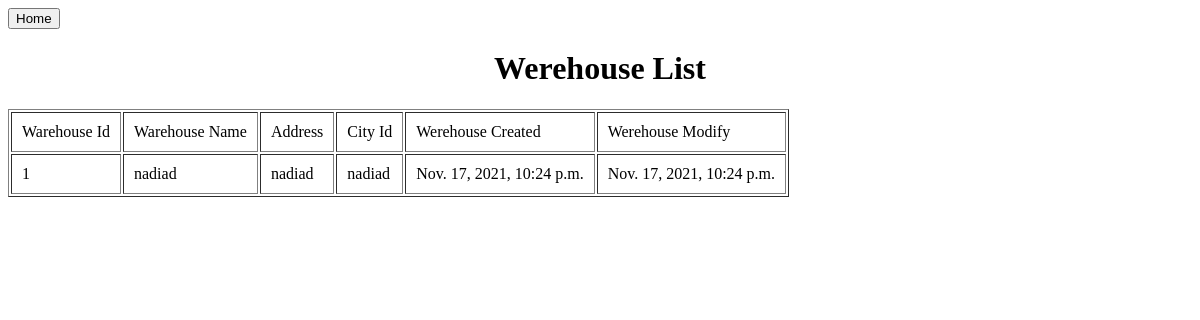
The app's page /vwherehouse, older data.
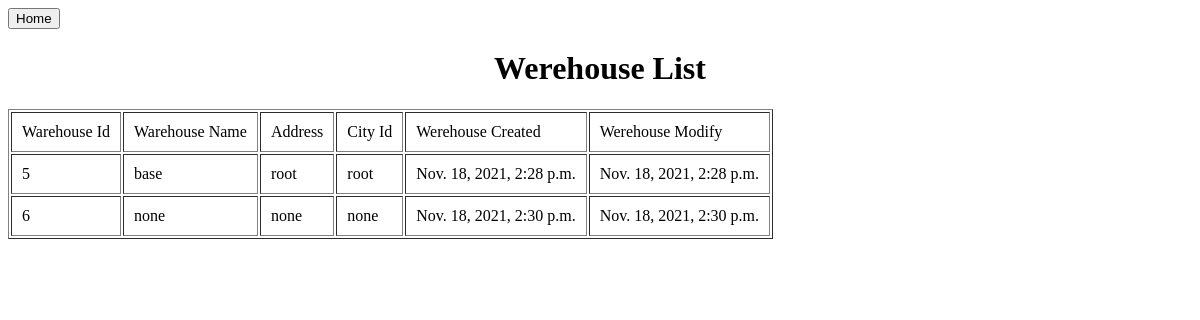
The same page, newer data.
### moduls/models.py (models this page shows)
class Warehouse(models.Model):
    warehouseid = models.AutoField(primary_key=True)
    warehousename = models.CharField(max_length=30)
    address = models.CharField(max_length=100)
    werehousecity = models.CharField(max_length=100)
    created = models.DateTimeField(auto_now_add=True)
    modify = models.DateTimeField(auto_now=True)

### moduls/views.py (the view)
# urls.py: path('vwherehouse',views.vwherehouse,name="vwherehouse"),
def vwherehouse(request):
    if request.method == 'POST':
        return render(request,'vwherehouse.html')
    else:
        werehousedata = Warehouse.objects.all()
        return render(request,'vwherehouse.html',{'wh':werehousedata})

### moduls/templates/vwherehouse.html (shortened to what this page needs)
<!DOCTYPE html>
<html lang="en">
<head>
</head>
<body>
<div class="logout">
    <form action="{% url 'home'%}" method="post">
    <input type="submit" value="Home">
    </form>
</div>
<center><h1>Werehouse List</h1></center>
<table border="1" cellpadding="10">
    <tr>
        <td>Warehouse Id</td>
        <td>Warehouse Name</td>
        <td>Address</td>
        <td>City Id</td>
        <td>Werehouse Created</td>
        <td>Werehouse Modify</td>
    </tr>
    {% for i in wh %}
    <tr>
        <td>{{i.warehouseid}}</td>
        <td>{{i.warehousename}}</td>
        <td>{{i.address}}</td>
        <td>{{i.werehousecity}}</td>
        <td>{{i.created}}</td>
        <td>{{i.modify}}</td>
    </tr>
    {% endfor %}
</table>
</body>
</html>

Row changes from the older to the newer data that the page shows:
removed Warehouse: warehouseid "1", warehousename "nadiad", address "nadiad", werehousecity "nadiad", created "Nov. 17, 2021, 10:24 p.m.", modify "Nov. 17, 2021, 10:24 p.m."
added Warehouse: warehouseid "5", warehousename "base", address "root", werehousecity "root", created "Nov. 18, 2021, 2:28 p.m.", modify "Nov. 18, 2021, 2:28 p.m."
added Warehouse: warehouseid "6", warehousename "none", address "none", werehousecity "none", created "Nov. 18, 2021, 2:30 p.m.", modify "Nov. 18, 2021, 2:30 p.m."
